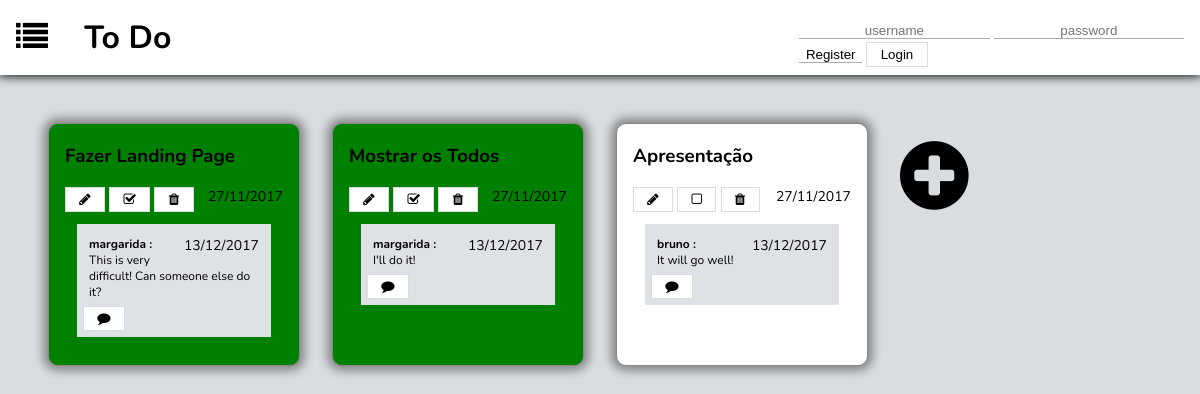
Page /list_page.php?list_id=1 on the committed database.
### tables this page shows
CREATE TABLE users (
	usr_id INTEGER PRIMARY KEY AUTOINCREMENT,
	usr_username VARCHAR UNIQUE,
	usr_name VARCHAR NOT NULL,
	usr_email VARCHAR NOT NULL,
	usr_image VARCHAR NOT NULL,
	usr_password VARCHAR NOT NULL
);

### list_page.php (called while the page is built, shortened)
<?php
	include_once('includes/init.php');
	include_once('database/list.php');
	$todos = getListTodos($_GET['list_id']);
	$comments = array();
	foreach ($todos as $todo) {
		$comments[$todo['todo_id']] = getTodoComments($todo['todo_id']);
	}
	include_once('templates/common/header_todos_list.php');
	include_once('templates/todos/show_todos.php');
	include_once('templates/common/footer.php');
?>

### database/list.php (called while the page is built, shortened)
<?php
	function getListTodos($list_id){
		global $dbh;
		$stmt = $dbh->prepare("SELECT todos.todo_id, todos.name, todos.limit_date, todos.done FROM todos, hasItems, lists
								WHERE lists.id = hasItems.list_id AND hasItems.todo_id = todos.todo_id AND lists.id = ?");
		$stmt->execute(array($list_id));
		return $stmt->fetchAll();
	}
	function getTodoComments($todo_id){
		global $dbh;
		$stmt = $dbh->prepare("SELECT users.usr_username, comments.date_written, comments.comment_text
								FROM comments, users WHERE todo_id = ? AND comments.usr_id = users.usr_id");
		$stmt->execute(array($todo_id));
		return $stmt->fetchAll();
	}
?>

### templates/todos/show_todos.php (the view, shortened to what this page needs)
<div id="todos_only">
	<?php foreach ($todos as $todo) { ?>
		<?php
		if($todo['done'] == 1)
			$check = 'check';
		else
			$check = 'not_check';
		?>
		<div id=<?= $todo['todo_id']?> class="todo_only <?= $check ?>">
			<h3><?= $todo['name']?></h3>
			<span><?= date_format(date_create($todo['limit_date']), "d/m/Y")?></span>
				<button name="Edit"><i class="fa fa-pencil" aria-hidden="true"></i></button>
			<?php if($todo['done'] == 1){?>
				<button name="Check"><i class="fa fa-check-square-o" aria-hidden="true"></i></button>
			<?php } else {?>
				<button name="Check"><i class="fa fa-square-o" aria-hidden="true"></i></button>
			<?php } ?>
				<button name="Remove"><i class="fa fa-1x fa-trash" aria-hidden="true"></i></button>
				<?php
					if(sizeof($comments[$todo['todo_id']]) > 0)
						$class = "comments";
					else
						$class = "no_comments";
				?>
				<div class=<?= $class ?>>
					<?php foreach($comments[$todo['todo_id']] as $comment){?>
						<div class="comment">
							<p><?=$comment['usr_username']?></p>
							<span><?=date_format(date_create($comment['date_written']), "d/m/Y")?></span>
							<p><?=$comment['comment_text']?></p>
						</div>
					<?php } ?>
					<button><i class="fa fa-comment" aria-hidden="true"></i></button>
				</div>
		</div>
	<?php } ?>
	<div id="ultimo">
		<a href="#"><i class="fa fa-plus-circle" aria-hidden="true"></i></a>
	</div>
</div>

### css/list_page.css (style rules this page uses)
body { background-color: #d9dde0; font-family: 'Nunito', sans-serif; margin: 0; }
a { text-decoration: none; color: black; }
button, input[type="Submit"] { padding: 0.3em 1em; background-color: white; border: 1px solid #d9dde0; color: black; }
#todos_only { margin: 2em; display: grid; grid-template-columns: 25% 25% 25% 25%; grid-template-rows: auto; }
#todos_only > * { display: inline-block; margin: 1em 1em; }
.todo_only { background-color: white; padding: 0 1em 1em 1em; margin: 0 auto; border: 1px solid #888888; border-radius: 10px; box-shadow: 0px 0px 10px 5px #888888; transition: transform 0.5s; }
.todo_only span { font-size: 14px; float: right; }
#ultimo a { font-size: 5em; max-width: 10em; }
.check { background-color: green; }
.not_check { background-color: white; }
.comments { background-color: #dee1e5; margin: 1em; padding: 0.5em; font-size: 12px; overflow-y: auto; max-height: 10em; }
.comment { margin: 0.5em; }
.comment p { margin: 0; }
.comment p:first-child { font-weight: bold; display: inline-block; }
.comment p:first-child:after { content: " :"; }

### rows in the picture
users: usr_username "margarida", date_written "13/12/2017", comment_text "This is very difficult! Can someone else do it?", comment_text "I'll do it!"
users: usr_username "bruno", date_written "13/12/2017", comment_text "It will go well!"

### other values in the picture
$todo['name'] "Fazer Landing Page"
date_format(date_create($todo['limit_date']), "d/m/Y") "27/11/2017"
$todo['name'] "Mostrar os Todos"
$todo['name'] "Apresentação"
